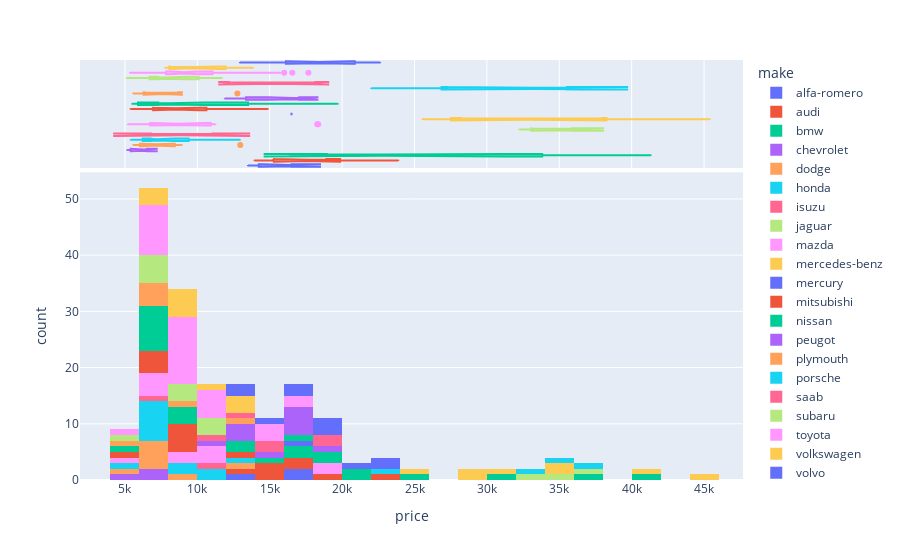

The code cell stored with this chart in its notebook:
### Markdown cell above
### price with make

### Code cell
fig = px.histogram(df, x="price", nbins=30, color='make',marginal="box", height=600)
fig.show()

### Figure 1 — Plotly figure (JSON) as saved in the notebook; plotly's stock layout.template omitted (floating-point values rounded to 4 significant figures)
{"data": [{"alignmentgroup": "True", "bingroup": "x", "hovertemplate": "make=alfa-romero<br>price=%{x}<br>count=%{y}<extra></extra>", "legendgroup": "alfa-romero", "marker": {"color": "#636efa", "pattern": {"shape": ""}}, "name": "alfa-romero", "nbinsx": 30, "offsetgroup": "alfa-romero", "orientation": "v", "showlegend": true, "type": "histogram", "x": [13495, 16500, 16500], "xaxis": "x", "yaxis": "y"}, {"alignmentgroup": "True", "hovertemplate": "make=alfa-romero<br>price=%{x}<extra></extra>", "legendgroup": "alfa-romero", "marker": {"color": "#636efa"}, "name": "alfa-romero", "notched": true, "offsetgroup": "alfa-romero", "showlegend": false, "type": "box", "x": [13495, 16500, 16500], "xaxis": "x2", "yaxis": "y2"}, {"alignmentgroup": "True", "bingroup": "x", "hovertemplate": "make=audi<br>price=%{x}<br>count=%{y}<extra></extra>", "legendgroup": "audi", "marker": {"color": "#EF553B", "pattern": {"shape": ""}}, "name": "audi", "nbinsx": 30, "offsetgroup": "audi", "orientation": "v", "showlegend": true, "type": "histogram", "x": [13950, 17450, 15250, 17710, 18920, 23875], "xaxis": "x", "yaxis": "y"}, {"alignmentgroup": "True", "hovertemplate": "make=audi<br>price=%{x}<extra></extra>", "legendgroup": "audi", "marker": {"color": "#EF553B"}, "name": "audi", "notched": true, "offsetgroup": "audi", "showlegend": false, "type": "box", "x": [13950, 17450, 15250, 17710, 18920, 23875], "xaxis": "x2", "yaxis": "y2"}, {"alignmentgroup": "True", "bingroup": "x", "hovertemplate": "make=bmw<br>price=%{x}<br>count=%{y}<extra></extra>", "legendgroup": "bmw", "marker": {"color": "#00cc96", "pattern": {"shape": ""}}, "name": "bmw", "nbinsx": 30, "offsetgroup": "bmw", "orientation": "v", "showlegend": true, "type": "histogram", "x": [16430, 16925, 20970, 21105, 24565, 30760, 41315, 36880], "xaxis": "x", "yaxis": "y"}, {"alignmentgroup": "True", "hovertemplate": "make=bmw<br>price=%{x}<extra></extra>", "legendgroup": "bmw", "marker": {"color": "#00cc96"}, "name": "bmw", "notched": true, "offsetgroup": "bmw", "showlegend": false, "type": "box", "x": [16430, 16925, 20970, 21105, 24565, 30760, 41315, 36880], "xaxis": "x2", "yaxis": "y2"}, {"alignmentgroup": "True", "bingroup": "x", "hovertemplate": "make=chevrolet<br>price=%{x}<br>count=%{y}<extra></extra>", "legendgroup": "chevrolet", "marker": {"color": "#ab63fa", "pattern": {"shape": ""}}, "name": "chevrolet", "nbinsx": 30, "offsetgroup": "chevrolet", "orientation": "v", "showlegend": true, "type": "histogram", "x": [5151, 6295, 6575], "xaxis": "x", "yaxis": "y"}, {"alignmentgroup": "True", "hovertemplate": "make=chevrolet<br>price=%{x}<extra></extra>", "legendgroup": "chevrolet", "marker": {"color": "#ab63fa"}, "name": "chevrolet", "notched": true, "offsetgroup": "chevrolet", "showlegend": false, "type": "box", "x": [5151, 6295, 6575], "xaxis": "x2", "yaxis": "y2"}, {"alignmentgroup": "True", "bingroup": "x", "hovertemplate": "make=dodge<br>price=%{x}<br>count=%{y}<extra></extra>", "legendgroup": "dodge", "marker": {"color": "#FFA15A", "pattern": {"shape": ""}}, "name": "dodge", "nbinsx": 30, "offsetgroup": "dodge", "orientation": "v", "showlegend": true, "type": "histogram", "x": [5572, 6377, 7957, 6229, 6692, 7609, 8921, 12964], "xaxis": "x", "yaxis": "y"}, {"alignmentgroup": "True", "hovertemplate": "make=dodge<br>price=%{x}<extra></extra>", "legendgroup": "dodge", "marker": {"color": "#FFA15A"}, "name": "dodge", "notched": true, "offsetgroup": "dodge", "showlegend": false, "type": "box", "x": [5572, 6377, 7957, 6229, 6692, 7609, 8921, 12964], "xaxis": "x2", "yaxis": "y2"}, {"alignmentgroup": "True", "bingroup": "x", "hovertemplate": "make=honda<br>price=%{x}<br>count=%{y}<extra></extra>", "legendgroup": "honda", "marker": {"color": "#19d3f3", "pattern": {"shape": ""}}, "name": "honda", "nbinsx": 30, "offsetgroup": "honda", "orientation": "v", "showlegend": true, "type": "histogram", "x": [6479, 6855, 5399, 6529, 7129, 7295, 7295, 7895, 9095, 8845, 10295, 12945, 10345], "xaxis": "x", "yaxis": "y"}, {"alignmentgroup": "True", "hovertemplate": "make=honda<br>price=%{x}<extra></extra>", "legendgroup": "honda", "marker": {"color": "#19d3f3"}, "name": "honda", "notched": true, "offsetgroup": "honda", "showlegend": false, "type": "box", "x": [6479, 6855, 5399, 6529, 7129, 7295, 7295, 7895, 9095, 8845, 10295, 12945, 10345], "xaxis": "x2", "yaxis": "y2"}, {"alignmentgroup": "True", "bingroup": "x", "hovertemplate": "make=isuzu<br>price=%{x}<br>count=%{y}<extra></extra>", "legendgroup": "isuzu", "marker": {"color": "#FF6692", "pattern": {"shape": ""}}, "name": "isuzu", "nbinsx": 30, "offsetgroup": "isuzu", "orientation": "v", "showlegend": true, "type": "histogram", "x": [6785, 11048], "xaxis": "x", "yaxis": "y"}, {"alignmentgroup": "True", "hovertemplate": "make=isuzu<br>price=%{x}<extra></extra>", "legendgroup": "isuzu", "marker": {"color": "#FF6692"}, "name": "isuzu", "notched": true, "offsetgroup": "isuzu", "showlegend": false, "type": "box", "x": [6785, 11048], "xaxis": "x2", "yaxis": "y2"}, {"alignmentgroup": "True", "bingroup": "x", "hovertemplate": "make=jaguar<br>price=%{x}<br>count=%{y}<extra></extra>", "legendgroup": "jaguar", "marker": {"color": "#B6E880", "pattern": {"shape": ""}}, "name": "jaguar", "nbinsx": 30, "offsetgroup": "jaguar", "orientation": "v", "showlegend": true, "type": "histogram", "x": [32250, 35550, 36000], "xaxis": "x", "yaxis": "y"}, {"alignmentgroup": "True", "hovertemplate": "make=jaguar<br>price=%{x}<extra></extra>", "legendgroup": "jaguar", "marker": {"color": "#B6E880"}, "name": "jaguar", "notched": true, "offsetgroup": "jaguar", "showlegend": false, "type": "box", "x": [32250, 35550, 36000], "xaxis": "x2", "yaxis": "y2"}, {"alignmentgroup": "True", "bingroup": "x", "hovertemplate": "make=mazda<br>price=%{x}<br>count=%{y}<extra></extra>", "legendgroup": "mazda", "marker": {"color": "#FF97FF", "pattern": {"shape": ""}}, "name": "mazda", "nbinsx": 30, "offsetgroup": "mazda", "orientation": "v", "showlegend": true, "type": "histogram", "x": [5195, 6095, 6795, 6695, 7395, 8845, 8495, 10595, 10245, 11245, 18280, 18344], "xaxis": "x", "yaxis": "y"}, {"alignmentgroup": "True", "hovertemplate": "make=mazda<br>price=%{x}<extra></extra>", "legendgroup": "mazda", "marker": {"color": "#FF97FF"}, "name": "mazda", "notched": true, "offsetgroup": "mazda", "showlegend": false, "type": "box", "x": [5195, 6095, 6795, 6695, 7395, 8845, 8495, 10595, 10245, 11245, 18280, 18344], "xaxis": "x2", "yaxis": "y2"}, {"alignmentgroup": "True", "bingroup": "x", "hovertemplate": "make=mercedes-benz<br>price=%{x}<br>count=%{y}<extra></extra>", "legendgroup": "mercedes-benz", "marker": {"color": "#FECB52", "pattern": {"shape": ""}}, "name": "mercedes-benz", "nbinsx": 30, "offsetgroup": "mercedes-benz", "orientation": "v", "showlegend": true, "type": "histogram", "x": [25552, 28248, 28176, 31600, 34184, 35056, 40960, 45400], "xaxis": "x", "yaxis": "y"}, {"alignmentgroup": "True", "hovertemplate": "make=mercedes-benz<br>price=%{x}<extra></extra>", "legendgroup": "mercedes-benz", "marker": {"color": "#FECB52"}, "name": "mercedes-benz", "notched": true, "offsetgroup": "mercedes-benz", "showlegend": false, "type": "box", "x": [25552, 28248, 28176, 31600, 34184, 35056, 40960, 45400], "xaxis": "x2", "yaxis": "y2"}, {"alignmentgroup": "True", "bingroup": "x", "hovertemplate": "make=mercury<br>price=%{x}<br>count=%{y}<extra></extra>", "legendgroup": "mercury", "marker": {"color": "#636efa", "pattern": {"shape": ""}}, "name": "mercury", "nbinsx": 30, "offsetgroup": "mercury", "orientation": "v", "showlegend": true, "type": "histogram", "x": [16503], "xaxis": "x", "yaxis": "y"}, {"alignmentgroup": "True", "hovertemplate": "make=mercury<br>price=%{x}<extra></extra>", "legendgroup": "mercury", "marker": {"color": "#636efa"}, "name": "mercury", "notched": true, "offsetgroup": "mercury", "showlegend": false, "type": "box", "x": [16503], "xaxis": "x2", "yaxis": "y2"}, {"alignmentgroup": "True", "bingroup": "x", "hovertemplate": "make=mitsubishi<br>price=%{x}<br>count=%{y}<extra></extra>", "legendgroup": "mitsubishi", "marker": {"color": "#EF553B", "pattern": {"shape": ""}}, "name": "mitsubishi", "nbinsx": 30, "offsetgroup": "mitsubishi", "orientation": "v", "showlegend": true, "type": "histogram", "x": [5389, 6189, 6669, 7689, 9959, 8499, 12629, 14869, 14489, 6989, 8189, 9279, 9279], "xaxis": "x", "yaxis": "y"}, {"alignmentgroup": "True", "hovertemplate": "make=mitsubishi<br>price=%{x}<extra></extra>", "legendgroup": "mitsubishi", "marker": {"color": "#EF553B"}, "name": "mitsubishi", "notched": true, "offsetgroup": "mitsubishi", "showlegend": false, "type": "box", "x": [5389, 6189, 6669, 7689, 9959, 8499, 12629, 14869, 14489, 6989, 8189, 9279, 9279], "xaxis": "x2", "yaxis": "y2"}, {"alignmentgroup": "True", "bingroup": "x", "hovertemplate": "make=nissan<br>price=%{x}<br>count=%{y}<extra></extra>", "legendgroup": "nissan", "marker": {"color": "#00cc96", "pattern": {"shape": ""}}, "name": "nissan", "nbinsx": 30, "offsetgroup": "nissan", "orientation": "v", "showlegend": true, "type": "histogram", "x": [5499, 7099, 6649, 6849, 7349, 7299, 7799, 7499, 7999, 8249, 8949, 9549, 13499, 14399, 13499, 17199, 19699, 18399], "xaxis": "x", "yaxis": "y"}, {"alignmentgroup": "True", "hovertemplate": "make=nissan<br>price=%{x}<extra></extra>", "legendgroup": "nissan", "marker": {"color": "#00cc96"}, "name": "nissan", "notched": true, "offsetgroup": "nissan", "showlegend": false, "type": "box", "x": [5499, 7099, 6649, 6849, 7349, 7299, 7799, 7499, 7999, 8249, 8949, 9549, 13499, 14399, 13499, 17199, 19699, 18399], "xaxis": "x2", "yaxis": "y2"}, {"alignmentgroup": "True", "bingroup": "x", "hovertemplate": "make=peugot<br>price=%{x}<br>count=%{y}<extra></extra>", "legendgroup": "peugot", "marker": {"color": "#ab63fa", "pattern": {"shape": ""}}, "name": "peugot", "nbinsx": 30, "offsetgroup": "peugot", "orientation": "v", "showlegend": true, "type": "histogram", "x": [11900, 13200, 12440, 13860, 15580, 16900, 16695, 17075, 16630, 17950, 18150], "xaxis": "x", "yaxis": "y"}, {"alignmentgroup": "True", "hovertemplate": "make=peugot<br>price=%{x}<extra></extra>", "legendgroup": "peugot", "marker": {"color": "#ab63fa"}, "name": "peugot", "notched": true, "offsetgroup": "peugot", "showlegend": false, "type": "box", "x": [11900, 13200, 12440, 13860, 15580, 16900, 16695, 17075, 16630, 17950, 18150], "xaxis": "x2", "yaxis": "y2"}, {"alignmentgroup": "True", "bingroup": "x", "hovertemplate": "make=plymouth<br>price=%{x}<br>count=%{y}<extra></extra>", "legendgroup": "plymouth", "marker": {"color": "#FFA15A", "pattern": {"shape": ""}}, "name": "plymouth", "nbinsx": 30, "offsetgroup": "plymouth", "orientation": "v", "showlegend": true, "type": "histogram", "x": [5572, 7957, 6229, 6692, 7609, 8921, 12764], "xaxis": "x", "yaxis": "y"}, {"alignmentgroup": "True", "hovertemplate": "make=plymouth<br>price=%{x}<extra></extra>", "legendgroup": "plymouth", "marker": {"color": "#FFA15A"}, "name": "plymouth", "notched": true, "offsetgroup": "plymouth", "showlegend": false, "type": "box", "x": [5572, 7957, 6229, 6692, 7609, 8921, 12764], "xaxis": "x2", "yaxis": "y2"}, {"alignmentgroup": "True", "bingroup": "x", "hovertemplate": "make=porsche<br>price=%{x}<br>count=%{y}<extra></extra>", "legendgroup": "porsche", "marker": {"color": "#19d3f3", "pattern": {"shape": ""}}, "name": "porsche", "nbinsx": 30, "offsetgroup": "porsche", "orientation": "v", "showlegend": true, "type": "histogram", "x": [22018, 32528, 34028, 37028], "xaxis": "x", "yaxis": "y"}, {"alignmentgroup": "True", "hovertemplate": "make=porsche<br>price=%{x}<extra></extra>", "legendgroup": "porsche", "marker": {"color": "#19d3f3"}, "name": "porsche", "notched": true, "offsetgroup": "porsche", "showlegend": false, "type": "box", "x": [22018, 32528, 34028, 37028], "xaxis": "x2", "yaxis": "y2"}, {"alignmentgroup": "True", "bingroup": "x", "hovertemplate": "make=saab<br>price=%{x}<br>count=%{y}<extra></extra>", "legendgroup": "saab", "marker": {"color": "#FF6692", "pattern": {"shape": ""}}, "name": "saab", "nbinsx": 30, "offsetgroup": "saab", "orientation": "v", "showlegend": true, "type": "histogram", "x": [11850, 12170, 15040, 15510, 18150, 18620], "xaxis": "x", "yaxis": "y"}, {"alignmentgroup": "True", "hovertemplate": "make=saab<br>price=%{x}<extra></extra>", "legendgroup": "saab", "marker": {"color": "#FF6692"}, "name": "saab", "notched": true, "offsetgroup": "saab", "showlegend": false, "type": "box", "x": [11850, 12170, 15040, 15510, 18150, 18620], "xaxis": "x2", "yaxis": "y2"}, {"alignmentgroup": "True", "bingroup": "x", "hovertemplate": "make=subaru<br>price=%{x}<br>count=%{y}<extra></extra>", "legendgroup": "subaru", "marker": {"color": "#B6E880", "pattern": {"shape": ""}}, "name": "subaru", "nbinsx": 30, "offsetgroup": "subaru", "orientation": "v", "showlegend": true, "type": "histogram", "x": [5118, 7053, 7603, 7126, 7775, 9960, 9233, 11259, 7463, 10198, 8013, 11694], "xaxis": "x", "yaxis": "y"}, {"alignmentgroup": "True", "hovertemplate": "make=subaru<br>price=%{x}<extra></extra>", "legendgroup": "subaru", "marker": {"color": "#B6E880"}, "name": "subaru", "notched": true, "offsetgroup": "subaru", "showlegend": false, "type": "box", "x": [5118, 7053, 7603, 7126, 7775, 9960, 9233, 11259, 7463, 10198, 8013, 11694], "xaxis": "x2", "yaxis": "y2"}, {"alignmentgroup": "True", "bingroup": "x", "hovertemplate": "make=toyota<br>price=%{x}<br>count=%{y}<extra></extra>", "legendgroup": "toyota", "marker": {"color": "#FF97FF", "pattern": {"shape": ""}}, "name": "toyota", "nbinsx": 30, "offsetgroup": "toyota", "orientation": "v", "showlegend": true, "type": "histogram", "x": [5348, 6338, 6488, 6918, 7898, 8778, 6938, 7198, 7898, 7788, 7738, 8358, 9258, 8058, 8238, 9298, 9538, 8449, 9639, 9989, 11199, 11549, 17669, 8948, 10698, 9988, 10898, 11248, 16558, 15998, 15690, 15750], "xaxis": "x", "yaxis": "y"}, {"alignmentgroup": "True", "hovertemplate": "make=toyota<br>price=%{x}<extra></extra>", "legendgroup": "toyota", "marker": {"color": "#FF97FF"}, "name": "toyota", "notched": true, "offsetgroup": "toyota", "showlegend": false, "type": "box", "x": [5348, 6338, 6488, 6918, 7898, 8778, 6938, 7198, 7898, 7788, 7738, 8358, 9258, 8058, 8238, 9298, 9538, 8449, 9639, 9989, 11199, 11549, 17669, 8948, 10698, 9988, 10898, 11248, 16558, 15998, 15690, 15750], "xaxis": "x2", "yaxis": "y2"}, {"alignmentgroup": "True", "bingroup": "x", "hovertemplate": "make=volkswagen<br>price=%{x}<br>count=%{y}<extra></extra>", "legendgroup": "volkswagen", "marker": {"color": "#FECB52", "pattern": {"shape": ""}}, "name": "volkswagen", "nbinsx": 30, "offsetgroup": "volkswagen", "orientation": "v", "showlegend": true, "type": "histogram", "x": [7775, 7975, 7995, 8195, 8495, 9495, 9995, 11595, 9980, 13295, 13845, 12290], "xaxis": "x", "yaxis": "y"}, {"alignmentgroup": "True", "hovertemplate": "make=volkswagen<br>price=%{x}<extra></extra>", "legendgroup": "volkswagen", "marker": {"color": "#FECB52"}, "name": "volkswagen", "notched": true, "offsetgroup": "volkswagen", "showlegend": false, "type": "box", "x": [7775, 7975, 7995, 8195, 8495, 9495, 9995, 11595, 9980, 13295, 13845, 12290], "xaxis": "x2", "yaxis": "y2"}, {"alignmentgroup": "True", "bingroup": "x", "hovertemplate": "make=volvo<br>price=%{x}<br>count=%{y}<extra></extra>", "legendgroup": "volvo", "marker": {"color": "#636efa", "pattern": {"shape": ""}}, "name": "volvo", "nbinsx": 30, "offsetgroup": "volvo", "orientation": "v", "showlegend": true, "type": "histogram", "x": [12940, 13415, 15985, 16515, 18420, 18950, 16845, 19045, 21485, 22470, 22625], "xaxis": "x", "yaxis": "y"}, {"alignmentgroup": "True", "hovertemplate": "make=volvo<br>price=%{x}<extra></extra>", "legendgroup": "volvo", "marker": {"color": "#636efa"}, "name": "volvo", "notched": true, "offsetgroup": "volvo", "showlegend": false, "type": "box", "x": [12940, 13415, 15985, 16515, 18420, 18950, 16845, 19045, 21485, 22470, 22625], "xaxis": "x2", "yaxis": "y2"}], "layout": {"autosize": true, "barmode": "relative", "legend": {"title": {"text": "make"}, "tracegroupgap": 0}, "margin": {"t": 60}, "xaxis": {"anchor": "y", "autorange": true, "domain": [0, 1], "range": [1894.0, 47690.0], "title": {"text": "price"}, "type": "linear"}, "xaxis2": {"anchor": "y2", "autorange": true, "domain": [0, 1], "matches": "x", "range": [1894.0, 47690.0], "showgrid": true, "showticklabels": false, "type": "linear"}, "yaxis": {"anchor": "x", "autorange": true, "domain": [0, 0.7326], "range": [0, 54.74], "title": {"text": "count"}}, "yaxis2": {"anchor": "x2", "autorange": true, "domain": [0.7426, 1], "matches": "y2", "range": [-0.5, 20.5], "showgrid": false, "showline": false, "showticklabels": false, "ticks": "", "type": "category"}}}
